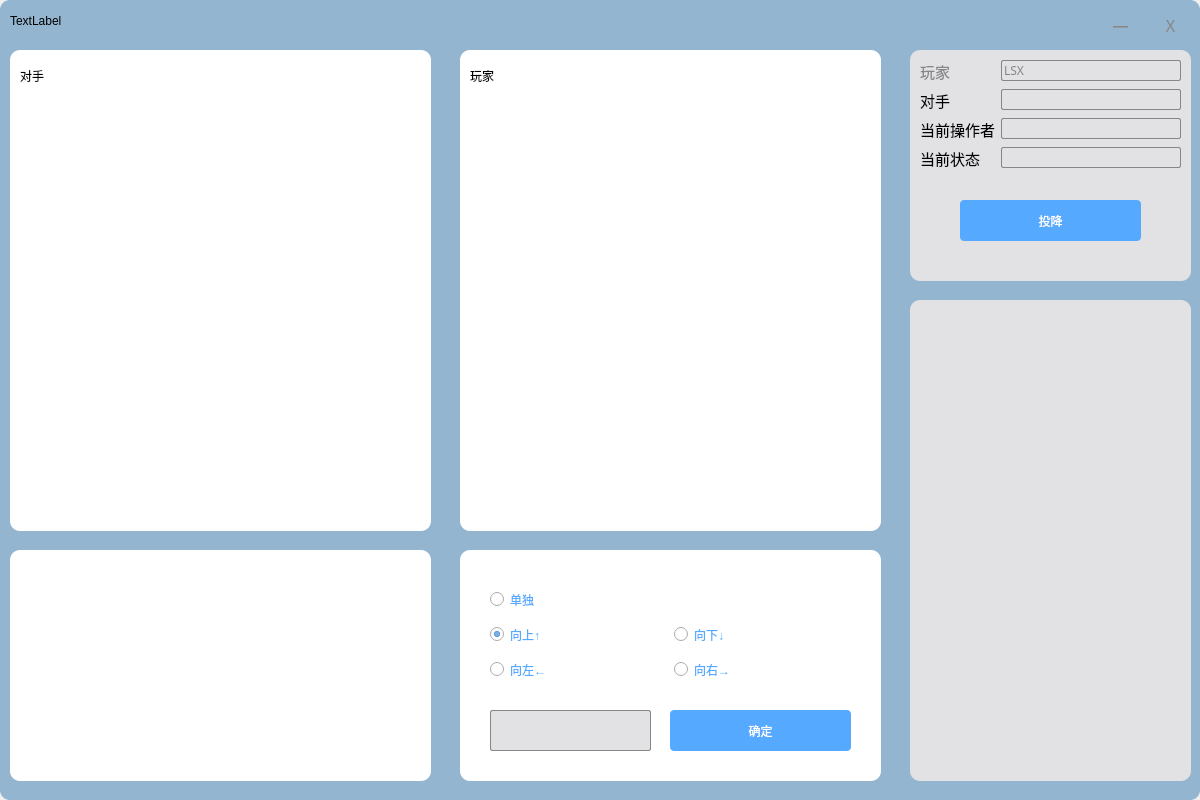
<?xml version="1.0" encoding="UTF-8"?>
<ui version="4.0">
 <class>GameGui</class>
 <widget class="QWidget" name="GameGui">
  <property name="geometry">
   <rect>
    <x>0</x>
    <y>0</y>
    <width>1200</width>
    <height>800</height>
   </rect>
  </property>
  <property name="windowTitle">
   <string>Form</string>
  </property>
  <widget class="QWidget" name="widget" native="true">
   <property name="geometry">
    <rect>
     <x>0</x>
     <y>0</y>
     <width>1200</width>
     <height>800</height>
    </rect>
   </property>
   <property name="styleSheet">
    <string notr="true">background-color: rgb(147,181,207);
border-radius: 10px;</string>
   </property>
   <widget class="QLabel" name="label_top">
    <property name="geometry">
     <rect>
      <x>10</x>
      <y>20</y>
      <width>301</width>
      <height>31</height>
     </rect>
    </property>
    <property name="text">
     <string/>
    </property>
   </widget>
   <widget class="QLabel" name="label_min">
    <property name="geometry">
     <rect>
      <x>1100</x>
      <y>0</y>
      <width>41</width>
      <height>51</height>
     </rect>
    </property>
    <property name="font">
     <font>
      <family>Adobe 黑体 Std R</family>
      <pointsize>12</pointsize>
      <weight>50</weight>
      <italic>false</italic>
      <bold>false</bold>
     </font>
    </property>
    <property name="styleSheet">
     <string notr="true">QLabel{
   color:rgb(134, 134, 134);
	font: 12pt &quot;Adobe 黑体 Std R&quot;;
}
QLabel:hover{
   background-color:rgb(58,149,222);
   color:white;

}</string>
    </property>
    <property name="text">
     <string>一</string>
    </property>
    <property name="alignment">
     <set>Qt::AlignCenter</set>
    </property>
   </widget>
   <widget class="QLabel" name="label_close">
    <property name="geometry">
     <rect>
      <x>1150</x>
      <y>0</y>
      <width>41</width>
      <height>51</height>
     </rect>
    </property>
    <property name="font">
     <font>
      <family>Adobe 黑体 Std R</family>
      <pointsize>12</pointsize>
      <weight>50</weight>
      <italic>false</italic>
      <bold>false</bold>
     </font>
    </property>
    <property name="styleSheet">
     <string notr="true">QLabel{
   color:rgb(134, 134, 134);
	font: 12pt &quot;Adobe 黑体 Std R&quot;;
}
QLabel:hover{
  background-color:rgb(212, 64, 39);
  color:rgb(255, 255, 255);
}</string>
    </property>
    <property name="text">
     <string>X</string>
    </property>
    <property name="alignment">
     <set>Qt::AlignCenter</set>
    </property>
   </widget>
   <widget class="QGroupBox" name="groupBox">
    <property name="geometry">
     <rect>
      <x>910</x>
      <y>50</y>
      <width>281</width>
      <height>231</height>
     </rect>
    </property>
    <property name="styleSheet">
     <string notr="true">background-color: rgb(226,225,228);</string>
    </property>
    <property name="title">
     <string/>
    </property>
    <widget class="QWidget" name="formLayoutWidget">
     <property name="geometry">
      <rect>
       <x>10</x>
       <y>10</y>
       <width>261</width>
       <height>121</height>
      </rect>
     </property>
     <layout class="QFormLayout" name="formLayout">
      <item row="0" column="0">
       <widget class="QLabel" name="label_6">
        <property name="font">
         <font>
          <family>微软雅黑 Light</family>
          <pointsize>11</pointsize>
          <weight>3</weight>
          <italic>false</italic>
          <bold>false</bold>
         </font>
        </property>
        <property name="styleSheet">
         <string notr="true">QLabel{
font: 25 11pt &quot;微软雅黑 Light&quot;;
  background-color:rgb(0,0,0,0%);
color:rgb(134, 134, 134);
}
QLabel:hover{
  background-color:rgb(0,0,0,0%);
}</string>
        </property>
        <property name="text">
         <string>玩家</string>
        </property>
       </widget>
      </item>
      <item row="0" column="1">
       <widget class="QLineEdit" name="lineEdit_uerName">
        <property name="font">
         <font>
          <family>微软雅黑</family>
         </font>
        </property>
        <property name="styleSheet">
         <string notr="true">QLineEdit{

background:rgb(226,225,228);
border: 1px solid rgb(134, 134, 134);
border-radius:2px;
	color: rgb(134, 134, 134)
}</string>
        </property>
        <property name="text">
         <string>LSX</string>
        </property>
        <property name="readOnly">
         <bool>true</bool>
        </property>
       </widget>
      </item>
      <item row="1" column="0">
       <widget class="QLabel" name="label_7">
        <property name="font">
         <font>
          <family>微软雅黑 Light</family>
          <pointsize>11</pointsize>
          <weight>3</weight>
          <italic>false</italic>
          <bold>false</bold>
         </font>
        </property>
        <property name="styleSheet">
         <string notr="true">QLabel{
font: 25 11pt &quot;微软雅黑 Light&quot;;
  background-color:rgb(0,0,0,0%);
color:rgbrgbrgb(134, 134, 134);
}
QLabel:hover{
  background-color:rgb(0,0,0,0%);
}</string>
        </property>
        <property name="text">
         <string>对手</string>
        </property>
       </widget>
      </item>
      <item row="1" column="1">
       <widget class="QLineEdit" name="lineEdit_opName">
        <property name="font">
         <font>
          <family>微软雅黑</family>
         </font>
        </property>
        <property name="styleSheet">
         <string notr="true">QLineEdit{

background:rgb(226,225,228);
border: 1px solid rgb(134, 134, 134);
border-radius:2px;
	color: rgb(134, 134, 134)
}</string>
        </property>
        <property name="readOnly">
         <bool>true</bool>
        </property>
       </widget>
      </item>
      <item row="2" column="0">
       <widget class="QLabel" name="label_15">
        <property name="font">
         <font>
          <family>微软雅黑 Light</family>
          <pointsize>11</pointsize>
          <weight>3</weight>
          <italic>false</italic>
          <bold>false</bold>
         </font>
        </property>
        <property name="styleSheet">
         <string notr="true">QLabel{
font: 25 11pt &quot;微软雅黑 Light&quot;;
  background-color:rgb(0,0,0,0%);
color:rgbrgbrgb(134, 134, 134);
}
QLabel:hover{
  background-color:rgb(0,0,0,0%);
}</string>
        </property>
        <property name="text">
         <string>当前操作者</string>
        </property>
       </widget>
      </item>
      <item row="2" column="1">
       <widget class="QLineEdit" name="lineEdit_curPlayer">
        <property name="font">
         <font>
          <family>微软雅黑</family>
         </font>
        </property>
        <property name="styleSheet">
         <string notr="true">QLineEdit{

background:rgb(226,225,228);
border: 1px solid rgb(134, 134, 134);
border-radius:2px;
	color: rgb(134, 134, 134)
}</string>
        </property>
        <property name="readOnly">
         <bool>true</bool>
        </property>
       </widget>
      </item>
      <item row="3" column="0">
       <widget class="QLabel" name="label_16">
        <property name="font">
         <font>
          <family>微软雅黑 Light</family>
          <pointsize>11</pointsize>
          <weight>3</weight>
          <italic>false</italic>
          <bold>false</bold>
         </font>
        </property>
        <property name="styleSheet">
         <string notr="true">QLabel{
font: 25 11pt &quot;微软雅黑 Light&quot;;
  background-color:rgb(0,0,0,0%);
color:rgbrgbrgb(134, 134, 134);
}
QLabel:hover{
  background-color:rgb(0,0,0,0%);
}</string>
        </property>
        <property name="text">
         <string>当前状态</string>
        </property>
       </widget>
      </item>
      <item row="3" column="1">
       <widget class="QLineEdit" name="lineEdit_curStatus">
        <property name="font">
         <font>
          <family>微软雅黑</family>
         </font>
        </property>
        <property name="styleSheet">
         <string notr="true">QLineEdit{

background:rgb(226,225,228);
border: 1px solid rgb(134, 134, 134);
border-radius:2px;
	color: rgb(134, 134, 134)
}</string>
        </property>
        <property name="readOnly">
         <bool>true</bool>
        </property>
       </widget>
      </item>
     </layout>
    </widget>
    <widget class="QPushButton" name="pushButton_sur">
     <property name="geometry">
      <rect>
       <x>50</x>
       <y>150</y>
       <width>181</width>
       <height>41</height>
      </rect>
     </property>
     <property name="styleSheet">
      <string notr="true">QPushButton{
font: 25 12pt &quot;微软雅黑 Light&quot;;
  background-color:rgb(85, 170, 255);
color:white;
border-radius: 4px;
}</string>
     </property>
     <property name="text">
      <string>投降</string>
     </property>
    </widget>
   </widget>
   <widget class="QGroupBox" name="groupBox_3">
    <property name="geometry">
     <rect>
      <x>910</x>
      <y>300</y>
      <width>281</width>
      <height>481</height>
     </rect>
    </property>
    <property name="styleSheet">
     <string notr="true">background-color:rgb(226,225,228);</string>
    </property>
    <property name="title">
     <string/>
    </property>
    <widget class="QListWidget" name="listWidget">
     <property name="geometry">
      <rect>
       <x>10</x>
       <y>20</y>
       <width>261</width>
       <height>431</height>
      </rect>
     </property>
     <property name="styleSheet">
      <string notr="true">QListWidget
{
background: rgb(226,225,228);; border: 0px;
}
QScrollBar:vertical
{
background: rgb(226,225,228);
width:8px;
}
QScrollBar::handle:vertical
{
background: rgb(186,204,217	);
border-radius: 4px;
border: none;
min-height: 20px;
}
QScrollBar::handle:vertical:hover
{
background: rgb(128,128,128);
border: none;
min-height: 20px;
}
QScrollBar::sub-line:vertical{border: none;}
QScrollBar::add-line:vertical{border: none;}</string>
     </property>
    </widget>
   </widget>
   <widget class="QWidget" name="widget_3" native="true">
    <property name="geometry">
     <rect>
      <x>460</x>
      <y>50</y>
      <width>421</width>
      <height>481</height>
     </rect>
    </property>
    <property name="styleSheet">
     <string notr="true">background-color: rgb(255, 255, 255);</string>
    </property>
    <widget class="MyTableWidget" name="tableWidget">
     <property name="geometry">
      <rect>
       <x>0</x>
       <y>60</y>
       <width>415</width>
       <height>415</height>
      </rect>
     </property>
     <property name="minimumSize">
      <size>
       <width>400</width>
       <height>0</height>
      </size>
     </property>
     <property name="styleSheet">
      <string notr="true">QTableWidget{background-color:rgb(255, 255, 255)}
QTableWidget:hover{rgb(170, 85, 255);}</string>
     </property>
    </widget>
    <widget class="QLabel" name="label_2">
     <property name="geometry">
      <rect>
       <x>10</x>
       <y>10</y>
       <width>101</width>
       <height>31</height>
      </rect>
     </property>
     <property name="styleSheet">
      <string notr="true">font: 25 16pt &quot;微软雅黑 Light&quot;;
color: rgb(0, 0, 0)</string>
     </property>
     <property name="text">
      <string>玩家</string>
     </property>
    </widget>
   </widget>
   <widget class="QGroupBox" name="groupBox_2">
    <property name="geometry">
     <rect>
      <x>10</x>
      <y>550</y>
      <width>421</width>
      <height>231</height>
     </rect>
    </property>
    <property name="styleSheet">
     <string notr="true">background-color: rgb(255, 255, 255);</string>
    </property>
    <property name="title">
     <string/>
    </property>
   </widget>
   <widget class="QGroupBox" name="groupBox_4">
    <property name="geometry">
     <rect>
      <x>460</x>
      <y>550</y>
      <width>421</width>
      <height>231</height>
     </rect>
    </property>
    <property name="styleSheet">
     <string notr="true">background-color: rgb(255, 255, 255);</string>
    </property>
    <property name="title">
     <string/>
    </property>
    <widget class="QWidget" name="gridLayoutWidget_2">
     <property name="geometry">
      <rect>
       <x>30</x>
       <y>30</y>
       <width>361</width>
       <height>111</height>
      </rect>
     </property>
     <layout class="QGridLayout" name="gridLayout_2">
      <item row="3" column="0">
       <widget class="QRadioButton" name="radioButton_left">
        <property name="styleSheet">
         <string notr="true">color: rgb(85, 170, 255);
font: 25 9pt &quot;微软雅黑 Light&quot;;</string>
        </property>
        <property name="text">
         <string>向左←</string>
        </property>
       </widget>
      </item>
      <item row="1" column="0">
       <widget class="QRadioButton" name="radioButton_up">
        <property name="styleSheet">
         <string notr="true">color: rgb(85, 170, 255);
font: 25 9pt &quot;微软雅黑 Light&quot;;</string>
        </property>
        <property name="text">
         <string>向上↑</string>
        </property>
        <property name="checked">
         <bool>true</bool>
        </property>
       </widget>
      </item>
      <item row="3" column="1">
       <widget class="QRadioButton" name="radioButton_right">
        <property name="styleSheet">
         <string notr="true">color: rgb(85, 170, 255);
font: 25 9pt &quot;微软雅黑 Light&quot;;</string>
        </property>
        <property name="text">
         <string>向右→</string>
        </property>
       </widget>
      </item>
      <item row="1" column="1">
       <widget class="QRadioButton" name="radioButton_down">
        <property name="styleSheet">
         <string notr="true">color: rgb(85, 170, 255);
font: 25 9pt &quot;微软雅黑 Light&quot;;</string>
        </property>
        <property name="text">
         <string>向下↓</string>
        </property>
       </widget>
      </item>
      <item row="0" column="0">
       <widget class="QRadioButton" name="radioButton">
        <property name="styleSheet">
         <string notr="true">color: rgb(85, 170, 255);
font: 25 9pt &quot;微软雅黑 Light&quot;;</string>
        </property>
        <property name="text">
         <string>单独</string>
        </property>
       </widget>
      </item>
     </layout>
    </widget>
    <widget class="QPushButton" name="pushButton">
     <property name="geometry">
      <rect>
       <x>210</x>
       <y>160</y>
       <width>181</width>
       <height>41</height>
      </rect>
     </property>
     <property name="styleSheet">
      <string notr="true">QPushButton{
font: 25 12pt &quot;微软雅黑 Light&quot;;
  background-color:rgb(85, 170, 255);
color:white;
border-radius: 4px;
}</string>
     </property>
     <property name="text">
      <string>确定</string>
     </property>
    </widget>
    <widget class="QLineEdit" name="lineEdit">
     <property name="geometry">
      <rect>
       <x>30</x>
       <y>160</y>
       <width>161</width>
       <height>41</height>
      </rect>
     </property>
     <property name="styleSheet">
      <string notr="true">QLineEdit{

background:rgb(226,225,228);
border: 1px solid rgb(134, 134, 134);
border-radius:2px;
	color: rgb(134, 134, 134)
}</string>
     </property>
     <property name="readOnly">
      <bool>true</bool>
     </property>
    </widget>
   </widget>
   <widget class="QWidget" name="widget_4" native="true">
    <property name="geometry">
     <rect>
      <x>10</x>
      <y>50</y>
      <width>421</width>
      <height>481</height>
     </rect>
    </property>
    <property name="styleSheet">
     <string notr="true">background-color: rgb(255, 255, 255);</string>
    </property>
    <widget class="MyTableWidget" name="tableWidget_2">
     <property name="geometry">
      <rect>
       <x>0</x>
       <y>60</y>
       <width>415</width>
       <height>415</height>
      </rect>
     </property>
     <property name="minimumSize">
      <size>
       <width>400</width>
       <height>0</height>
      </size>
     </property>
     <property name="styleSheet">
      <string notr="true">QTableWidget{background-color:rgb(255, 255, 255)}
QTableWidget:hover{rgb(170, 85, 255);}</string>
     </property>
    </widget>
    <widget class="QLabel" name="label_3">
     <property name="geometry">
      <rect>
       <x>10</x>
       <y>10</y>
       <width>101</width>
       <height>31</height>
      </rect>
     </property>
     <property name="styleSheet">
      <string notr="true">font: 25 16pt &quot;微软雅黑 Light&quot;;
color: rgb(0, 0, 0)</string>
     </property>
     <property name="text">
      <string>对手</string>
     </property>
    </widget>
   </widget>
   <widget class="QLabel" name="label_title">
    <property name="geometry">
     <rect>
      <x>10</x>
      <y>0</y>
      <width>261</width>
      <height>41</height>
     </rect>
    </property>
    <property name="styleSheet">
     <string notr="true">
font: 25 16pt &quot;微软雅黑 Light&quot;;
color: rgb(0, 0, 0)</string>
    </property>
    <property name="text">
     <string>TextLabel</string>
    </property>
   </widget>
  </widget>
 </widget>
 <customwidgets>
  <customwidget>
   <class>MyTableWidget</class>
   <extends>QTableWidget</extends>
   <header location="global">mytablewidget.h</header>
  </customwidget>
 </customwidgets>
 <resources/>
 <connections/>
</ui>
